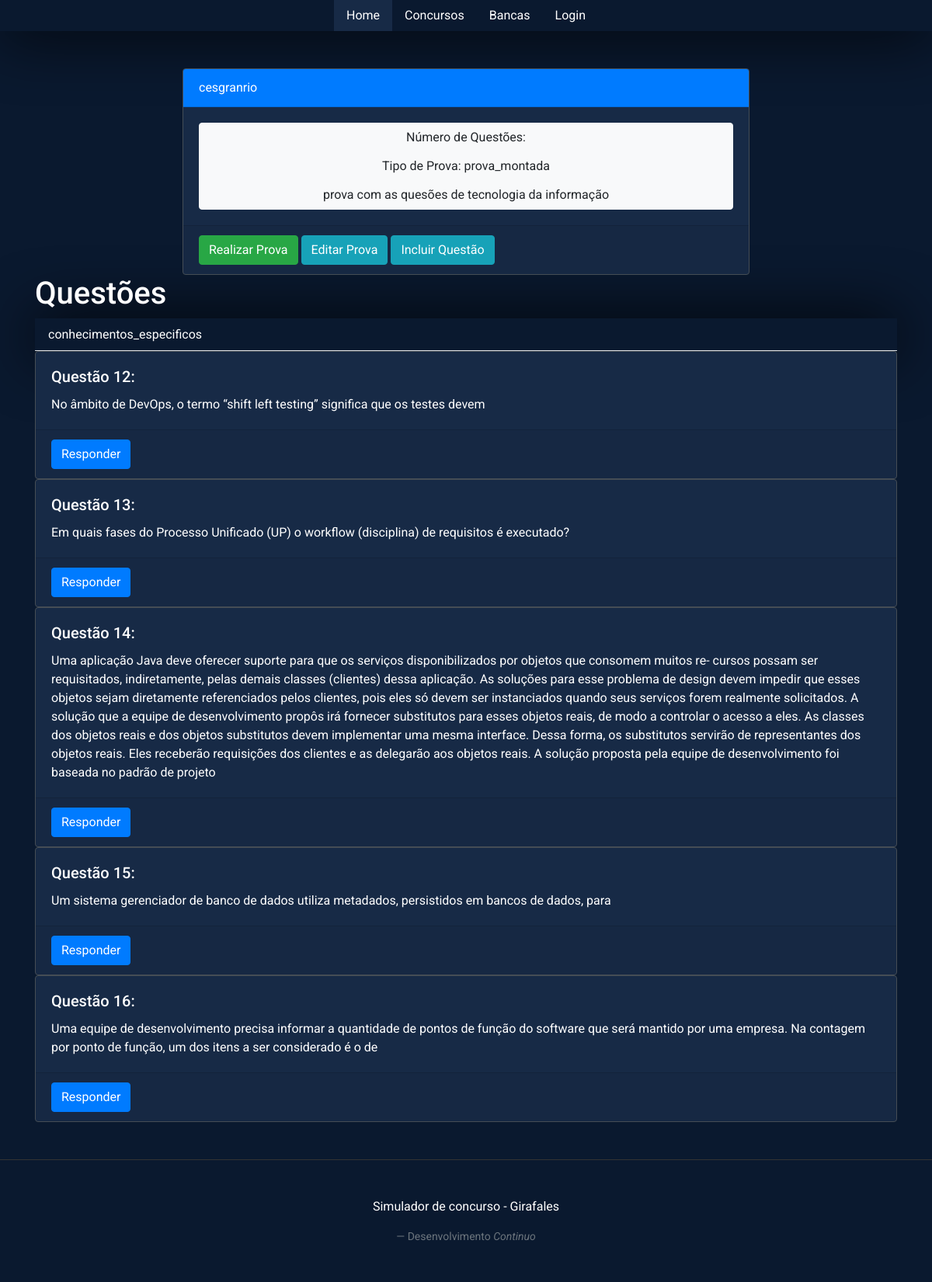
Screenshot of /exames/ver/8 with the database file from the repository.
### model.py (models this page shows)
class Exam(SQLModel, table=True):
	id: Optional[int] = Field(default=None, primary_key=True)
	name: str
	year: str
	description: str
	types:str #para indicar se é a prova do concurso ou uma prova montada
	contest_id: int = Field(foreign_key='contest.id')
	questions:List['Question_exam']=Relationship()

class Question(SQLModel, table=True):
	id: Optional[int] = Field(default=None, primary_key=True)
	text: str
	associate: Optional[int]
	types:str
	tag: Optional[str]
	alternatives:List['Alternative']=Relationship()
	responses:List['Response']=Relationship()

### exam.py (the view)
@exam.route('/ver/<id>', methods = ['GET','POST'])
def view(id):
	exam = model.get_exam_by_id(id)
	questions = model.get_questions_view(id)
	tags = []
	for x in questions:
		if x.tag in tags:
			pass
		else:
			tags.append(x.tag)
	return render_template('exam/view.html' , exam=exam , questions = questions , tags = tags)

### model.py (called while the page is built)
def get_questions_view(id):
	with Session(engine) as session:
		query = select(Question).join(Question_exam)
		query = query.where( Question_exam.exam_id == id )
		data = session.exec(query).all()
		return data

def get_exam_by_id(id):
	with Session(engine) as session:
		data = session.get(Exam, id)
		return data

### templates/exam/view.html
{% extends "base.html" %}
{% block styles %}
    {{ bootstrap.load_css() }}
    <link rel="stylesheet"
                  href="{{url_for('static', filename='index.css')}}">
{% endblock %}
{% block content %}
<div class="container mt-5">
    <div class="row justify-content-center">
        <div class="col-md-8">
            <div class="card">
                <div class="card-header bg-primary text-white">
                    {{exam.name}}
                </div>
                <div class="card-body">
                    <div class="btn-group-vertical w-100">
                        <button type="button" class="btn btn-light">Número
                        de Questões: {{exam.count}}</button>
                        <button type="button" class="btn btn-light">Tipo de Prova: {{exam.types}}</button>
                        <button type="button" class="btn btn-light">{{exam.description}}</button>
                    </div>
                </div>
                <div class="card-footer">
                    <a href="{{ url_for('exam.releaze', id=exam.id) }}" class="btn btn-success">Realizar Prova</a>
                    <a href="{{ url_for('exam.edit', id=exam.id) }}" class="btn btn-info">Editar Prova</a>
                    <a href="{{ url_for('question.create', id=exam.id) }}" class="btn btn-info">Incluir Questão</a>
                </div>
            </div>
        </div>
    </div>
</div>
  <div class="container">
    <h1>Questões</h1>
    <ul class="nav nav-tabs" id="myTab" role="tablist">
      {%if tags:%}
        {%for x in tags:%}
          <li class="nav-item">
            <a class="nav-link" id="{{x}}-tab" data-toggle="tab" href="#{{x}}" role="tab" aria-controls="{{x}}" aria-selected="true">{{x}}</a>
          </li>
        {%endfor%}
      {%endif%}
    </ul>
<div class="tab-content" id="myTabContent">
    {%if tags:%}
        {%for y in tags:%}
    <div class="tab-pane fade  show active" id="{{y}}" role="tabpanel" aria-labelledby="{{y}}-tab">
        <div class="category">
            {%if questions: %}
                {%for x in questions:%}
                {%if x.tag == y:%}
                    <div class="card">
                        <div class="card-body">
                            <h5 class="card-title">Questão {{x.id}}:</h5>
                            <p class="card-text"> {{x.text}}</p>
                        </div>
                        <div class="card-footer">
                            <a href="{{ url_for('question.view', question_id=x.id, exam_id=exam.id  ) }}" class="btn btn-primary">Responder</a>
                        </div>
                    </div>
                {%endif%}
            {%endfor%}
            {%else%}
                <div class="card">
                    <div class="card-body">
                        <h5 class="card-title">Não existe</h5>
                    </div>
                </div>
            {%endif%}
        </div>
    </div>
    {%endfor%}
      {%endif%}
</div>
</div>
{% endblock %}

### templates/base.html (shortened to what this page needs)
<!DOCTYPE html>
<html lang="pt-br">
<head>
  <head>
        {% block head %}
                {% block styles %}{% endblock %}
        {% endblock %}
    </head>
<body>
 <ul class="nav justify-content-center">
  <li class="nav-item">
    <a class="nav-link active" aria-current="page" href="{{url_for('admin.index')}}">Home</a>
  </li>
  <li class="nav-item">
    <a class="nav-link" href="{{url_for('contest.index')}}">Concursos</a>
  </li>
  <li class="nav-item">
    <a class="nav-link" href="{{url_for('contest.index')}}">Bancas</a>
  </li>
  <li class="nav-item">
    <a class="nav-link" href="{{url_for('admin.login')}}">Login</a>
  </li>
</ul>
  <div class="content">
  {% block content %}
  {% endblock %}
  </div>
  <footer class="footer bd-footer py-4 py-md-5 mt-5 bg-body-tertiary">
    <p>Simulador de concurso - Girafales</p>
      <footer class="blockquote-footer">Desenvolvimento <cite title="Source Title">Continuo</cite></footer>
  </footer>
</body>
</html>

### templates/base.html (style rules this page uses)
body { font-family: 'Roboto', sans-serif; background-color: #0a192f; color: #ffffff }
.nav-link.active { background-color: #172a46 !important; }
.card { background-color: #172a46 !important; border-color: #454d55 !important; color: #ffffff !important; }
.nav-link { color: #ffffff !important; }
.nav { box-shadow: 1px 1px 80px 1px #000; }
.footer { bottom: 0; width: 100%; background-color: #0a192f; padding: 10px 0; text-align: center; border-top: 1px solid #333; }

### rows the page displays
Exam: name "cesgranrio", types "prova_montada", description "prova com as quesões de tecnologia da informação"
Question: tag "conhecimentos_especificos", id "12", text "No âmbito de DevOps, o termo “shift left testing” significa que os testes devem"
Question: id "13", text "Em quais fases do Processo Unificado (UP) o workflow (disciplina) de requisitos é executado?"
Question: id "14", text "Uma aplicação Java deve oferecer suporte para que os serviços disponibilizados por objetos que consomem muitos re- cursos possam ser requisitados, indiretamente, pelas demais classes (clientes) dessa aplicação. As soluções para esse problema de design devem impedir que esses objetos sejam diretamente referenciados pelos clientes, pois eles só devem ser instanciados quando seus serviços forem realmente solicitados. A solução que a equipe de desenvolvimento propôs irá fornecer substitutos para esses objetos reais, de modo a controlar o acesso a eles. As classes dos objetos reais e dos objetos substitutos devem implementar uma mesma interface. Dessa forma, os substitutos servirão de…"
Question: id "15", text "Um sistema gerenciador de banco de dados utiliza metadados, persistidos em bancos de dados, para"
Question: id "16", text "Uma equipe de desenvolvimento precisa informar a quantidade de pontos de função do software que será mantido por uma empresa. Na contagem por ponto de função, um dos itens a ser considerado é o de"
